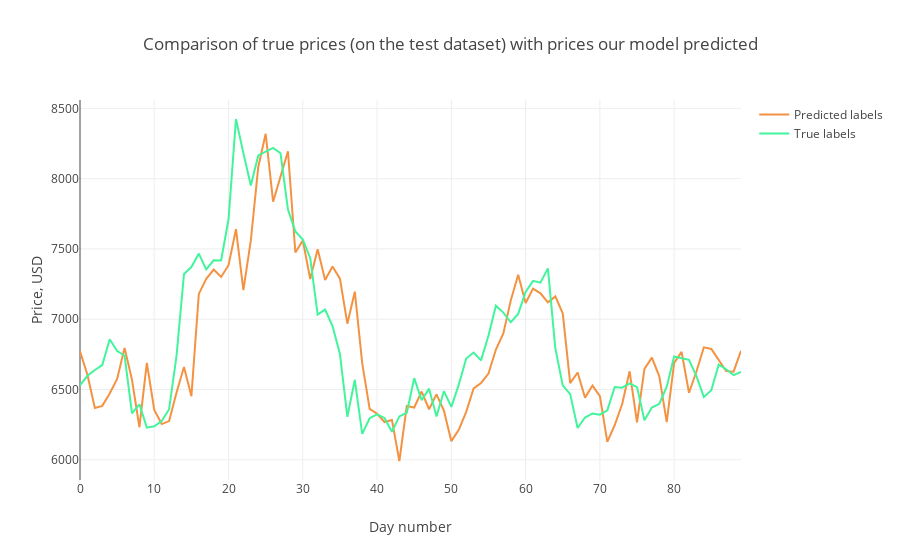

Notebook code cell kept with this figure:
### Markdown cell above
### VISUALIZATION

### Code cell
trace1 = go.Scatter(
    x = np.arange(0, len(Y_pred), 1),
    y = Y_pred.reshape(-1,),
    mode = 'lines',
    name = 'Predicted labels',
    line = dict(color=('rgb(244, 146, 65)'), width=2)
)
trace2 = go.Scatter(
    x = np.arange(0, len(Y_test), 1),
    y = Y_test.reshape(-1,),
    mode = 'lines',
    name = 'True labels',
    line = dict(color=('rgb(66, 244, 155)'), width=2)
)

layout = dict(title = 'Comparison of true prices (on the test dataset) with prices our model predicted',
             xaxis = dict(title = 'Day number'), yaxis = dict(title = 'Price, USD'))
fig = dict(data=[trace1, trace2], layout=layout)
py.iplot(fig, filename='results_demonstrating0')

print(np.sqrt(mean_squared_error(Y_test.reshape(-1,), Y_pred.reshape(-1,))))
